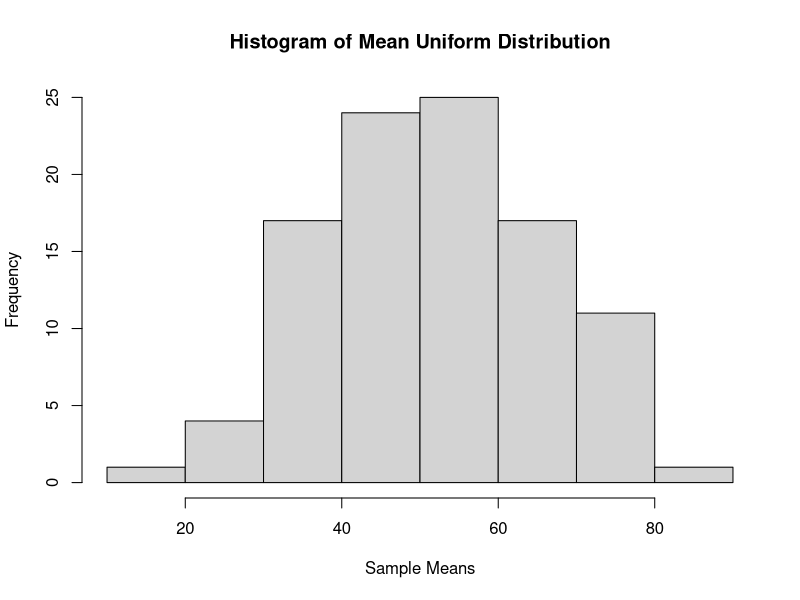
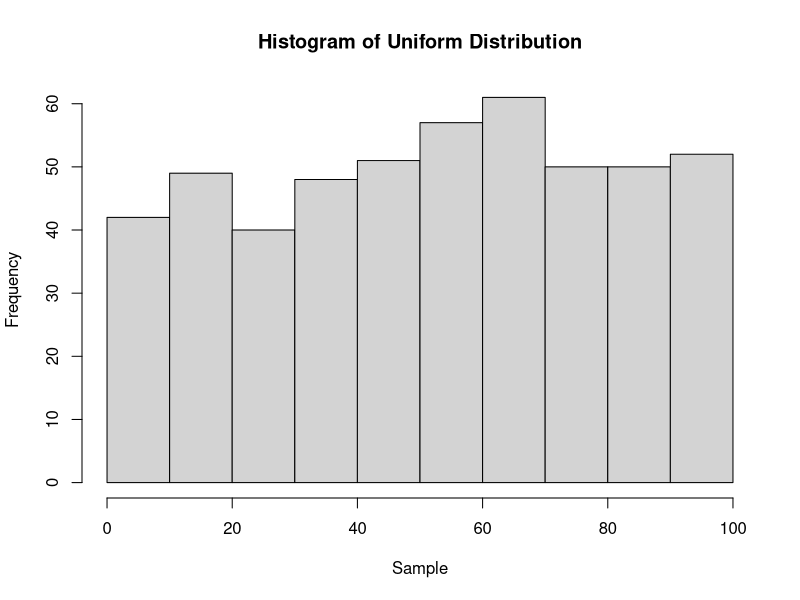
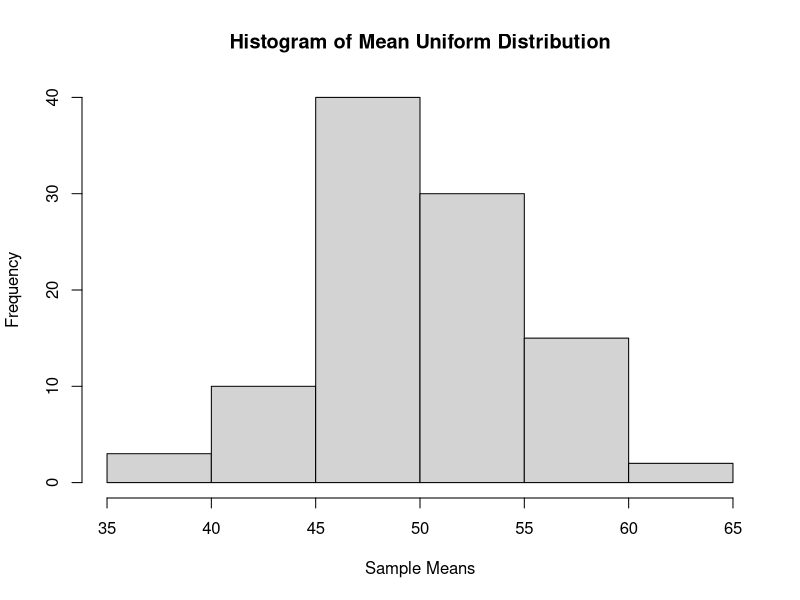
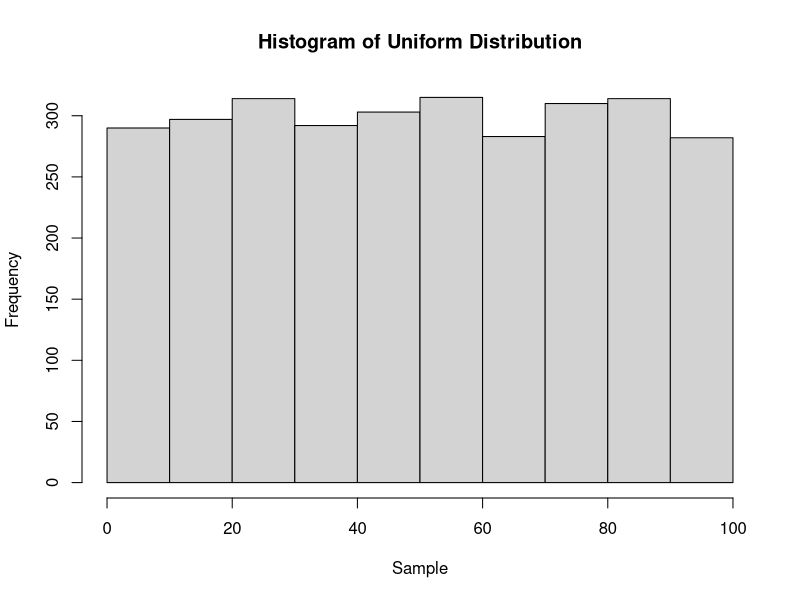
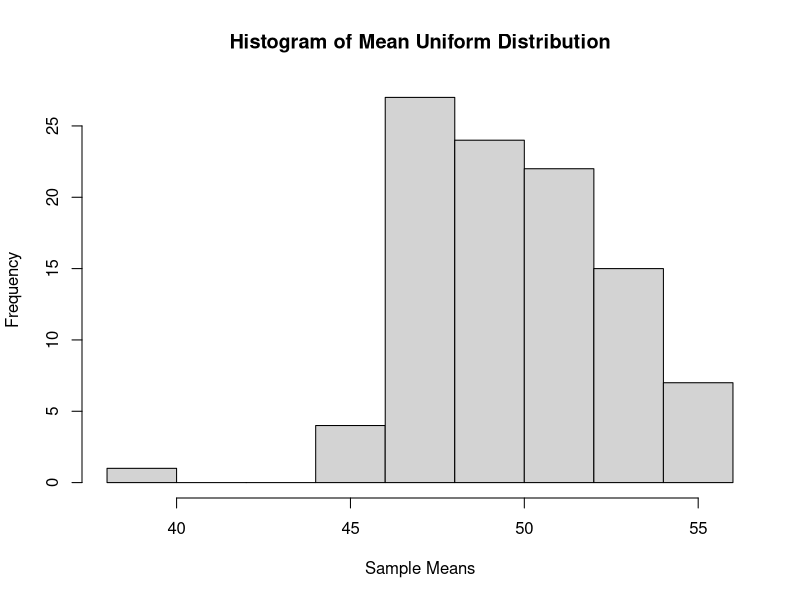
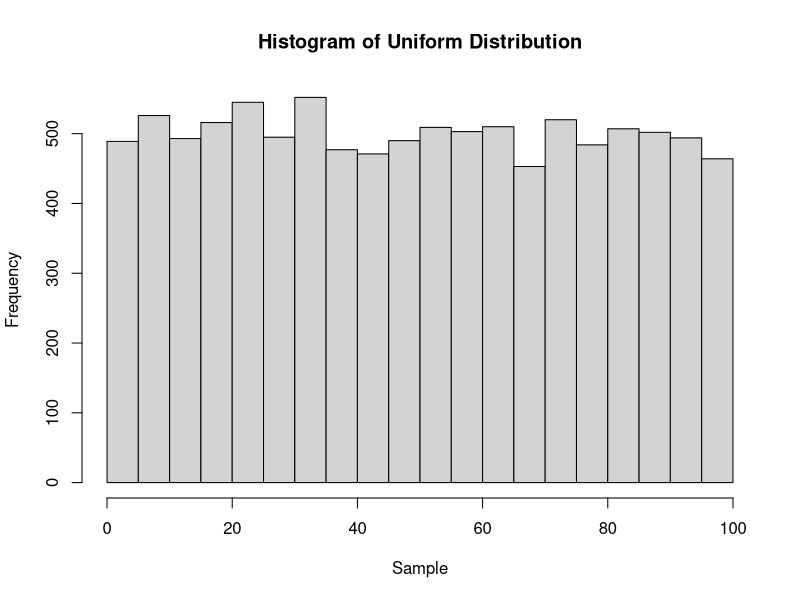
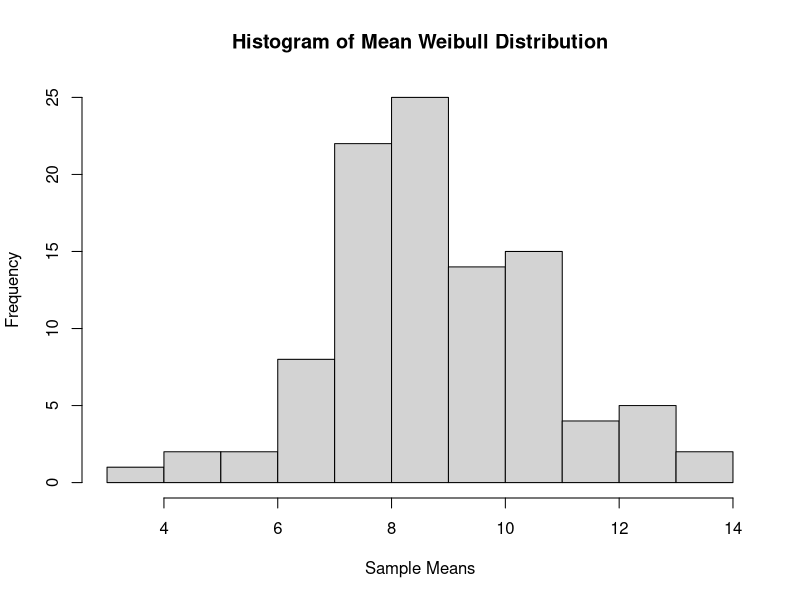
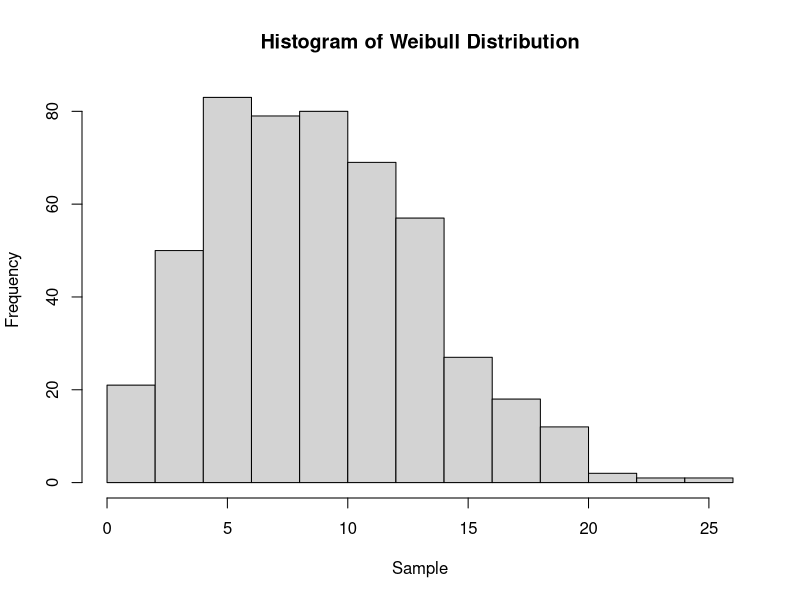

Generate these figures, in order, with R:

# Uniform Distribution
uniformdistrib <- function(n)
{
    repetitions <- 100  # repeated 100 times
    list        <- c()
    data_list   <- c()

    for(i in 1:repetitions)
    {
        sample <- runif(n, min=0, max=100)   # (r)andom (unif)orm
        sample_mean <- mean(sample)         # calculate the mean
        list <- c(list, sample_mean)        # push mean to list
        data_list <- c(data_list , sample)
    }

    # output the histogram
    pdf(paste("uniform_mean_", n, ".pdf", sep = ""))
    hist(list, freq=TRUE, main="Histogram of Mean Uniform Distribution", xlab="Sample Means")
    pdf(paste("uniform_data_", n, ".pdf", sep = ""))
    hist(data_list, freq=TRUE, main="Histogram of Uniform Distribution", xlab="Sample")
}

uniformdistrib(5)
uniformdistrib(30)
uniformdistrib(100)

# Weibull Distribution
weibulldistrib <- function(n)
{
    repetitions <- 100  # repeated 100 times
    list        <- c()
    data_list   <- c()

    for(i in 1:repetitions)
    {
        sample <- rweibull(n, shape=2, scale=10)
        sample_mean <- mean(sample)         # calculate the mean
        list <- c(list, sample_mean)        # push mean to list
        data_list <- c(data_list , sample)
    }

    # output the histogram
    pdf(paste("weibull_mean_", n, ".pdf", sep = ""))
    hist(list, freq=TRUE, main="Histogram of Mean Weibull Distribution", xlab="Sample Means")
    pdf(paste("weibull_data_", n, ".pdf", sep = ""))
    hist(data_list, freq=TRUE, main="Histogram of Weibull Distribution", xlab="Sample")
}

weibulldistrib(5)
weibulldistrib(30)
weibulldistrib(100)

# Standard Beta Distribution
stdbetadistrib <- function(n)
{
    repetitions <- 100  # repeated 100 times
    list        <- c()
    data_list   <- c()

    for(i in 1:repetitions)
    {
        sample <- rbeta(n, shape1=2, shape2=3)
        sample_mean <- mean(sample)         # calculate the mean
        list <- c(list, sample_mean)        # push mean to list
        data_list <- c(data_list , sample)
    }

    # output the histogram
    pdf(paste("standardbeta_mean_", n, ".pdf", sep = ""))
    hist(list, freq=TRUE, main="Histogram of Mean Standard Beta Distribution", xlab="Sample Means")
    pdf(paste("standardbeta_data_", n, ".pdf", sep = ""))
    hist(data_list, freq=TRUE, main="Histogram of Standard Beta Distribution", xlab="Sample")
}

stdbetadistrib(5)
stdbetadistrib(30)
stdbetadistrib(100)


# Log Normal Distribution
lognormaldistrib <- function(n)
{
    repetitions <- 100  # repeated 100 times
    list        <- c()
    data_list   <- c()

    for(i in 1:repetitions)
    {
        sample <- rlnorm(n)
        sample_mean <- mean(sample)         # calculate the mean
        list <- c(list, sample_mean)        # push mean to list
        data_list <- c(data_list , sample)
    }

    # output the histogram
    pdf(paste("lognormal_mean_", n, ".pdf", sep = ""))
    hist(list, freq=TRUE, main="Histogram of Mean Log Normal Distribution", xlab="Sample Means")
    pdf(paste("lognormal_data_", n, ".pdf", sep = ""))
    hist(data_list, freq=TRUE, main="Histogram of Log Normal Distribution", xlab="Sample")
}

lognormaldistrib(5)
lognormaldistrib(30)
lognormaldistrib(100)
